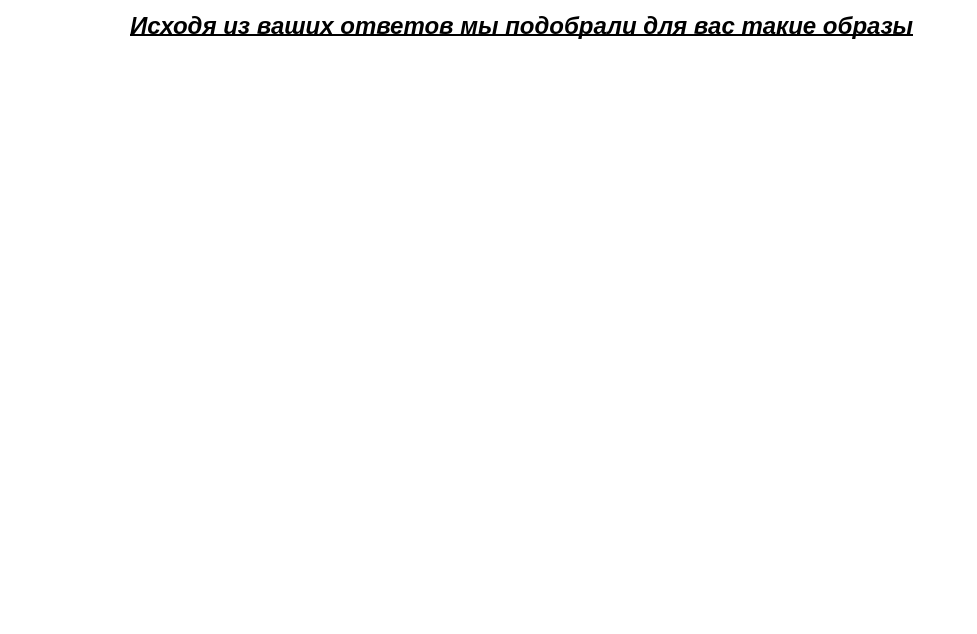
<?xml version="1.0" encoding="UTF-8"?>
<ui version="4.0">
 <class>ThirdWindow</class>
 <widget class="QDialog" name="ThirdWindow">
  <property name="geometry">
   <rect>
    <x>0</x>
    <y>0</y>
    <width>977</width>
    <height>634</height>
   </rect>
  </property>
  <property name="palette">
   <palette>
    <active>
     <colorrole role="WindowText">
      <brush brushstyle="SolidPattern">
       <color alpha="255">
        <red>0</red>
        <green>0</green>
        <blue>0</blue>
       </color>
      </brush>
     </colorrole>
     <colorrole role="Button">
      <brush brushstyle="SolidPattern">
       <color alpha="255">
        <red>255</red>
        <green>255</green>
        <blue>255</blue>
       </color>
      </brush>
     </colorrole>
     <colorrole role="Light">
      <brush brushstyle="SolidPattern">
       <color alpha="255">
        <red>255</red>
        <green>255</green>
        <blue>255</blue>
       </color>
      </brush>
     </colorrole>
     <colorrole role="Midlight">
      <brush brushstyle="SolidPattern">
       <color alpha="255">
        <red>255</red>
        <green>255</green>
        <blue>255</blue>
       </color>
      </brush>
     </colorrole>
     <colorrole role="Dark">
      <brush brushstyle="SolidPattern">
       <color alpha="255">
        <red>127</red>
        <green>127</green>
        <blue>127</blue>
       </color>
      </brush>
     </colorrole>
     <colorrole role="Mid">
      <brush brushstyle="SolidPattern">
       <color alpha="255">
        <red>170</red>
        <green>170</green>
        <blue>170</blue>
       </color>
      </brush>
     </colorrole>
     <colorrole role="Text">
      <brush brushstyle="SolidPattern">
       <color alpha="255">
        <red>0</red>
        <green>0</green>
        <blue>0</blue>
       </color>
      </brush>
     </colorrole>
     <colorrole role="BrightText">
      <brush brushstyle="SolidPattern">
       <color alpha="255">
        <red>255</red>
        <green>255</green>
        <blue>255</blue>
       </color>
      </brush>
     </colorrole>
     <colorrole role="ButtonText">
      <brush brushstyle="SolidPattern">
       <color alpha="255">
        <red>0</red>
        <green>0</green>
        <blue>0</blue>
       </color>
      </brush>
     </colorrole>
     <colorrole role="Base">
      <brush brushstyle="SolidPattern">
       <color alpha="255">
        <red>255</red>
        <green>255</green>
        <blue>255</blue>
       </color>
      </brush>
     </colorrole>
     <colorrole role="Window">
      <brush brushstyle="SolidPattern">
       <color alpha="255">
        <red>255</red>
        <green>255</green>
        <blue>255</blue>
       </color>
      </brush>
     </colorrole>
     <colorrole role="Shadow">
      <brush brushstyle="SolidPattern">
       <color alpha="255">
        <red>0</red>
        <green>0</green>
        <blue>0</blue>
       </color>
      </brush>
     </colorrole>
     <colorrole role="AlternateBase">
      <brush brushstyle="SolidPattern">
       <color alpha="255">
        <red>255</red>
        <green>255</green>
        <blue>255</blue>
       </color>
      </brush>
     </colorrole>
     <colorrole role="ToolTipBase">
      <brush brushstyle="SolidPattern">
       <color alpha="255">
        <red>255</red>
        <green>255</green>
        <blue>220</blue>
       </color>
      </brush>
     </colorrole>
     <colorrole role="ToolTipText">
      <brush brushstyle="SolidPattern">
       <color alpha="255">
        <red>0</red>
        <green>0</green>
        <blue>0</blue>
       </color>
      </brush>
     </colorrole>
     <colorrole role="PlaceholderText">
      <brush brushstyle="SolidPattern">
       <color alpha="127">
        <red>0</red>
        <green>0</green>
        <blue>0</blue>
       </color>
      </brush>
     </colorrole>
     <colorrole role="Accent">
      <brush brushstyle="SolidPattern">
       <color alpha="255">
        <red>255</red>
        <green>255</green>
        <blue>255</blue>
       </color>
      </brush>
     </colorrole>
    </active>
    <inactive>
     <colorrole role="WindowText">
      <brush brushstyle="SolidPattern">
       <color alpha="255">
        <red>0</red>
        <green>0</green>
        <blue>0</blue>
       </color>
      </brush>
     </colorrole>
     <colorrole role="Button">
      <brush brushstyle="SolidPattern">
       <color alpha="255">
        <red>255</red>
        <green>255</green>
        <blue>255</blue>
       </color>
      </brush>
     </colorrole>
     <colorrole role="Light">
      <brush brushstyle="SolidPattern">
       <color alpha="255">
        <red>255</red>
        <green>255</green>
        <blue>255</blue>
       </color>
      </brush>
     </colorrole>
     <colorrole role="Midlight">
      <brush brushstyle="SolidPattern">
       <color alpha="255">
        <red>255</red>
        <green>255</green>
        <blue>255</blue>
       </color>
      </brush>
     </colorrole>
     <colorrole role="Dark">
      <brush brushstyle="SolidPattern">
       <color alpha="255">
        <red>127</red>
        <green>127</green>
        <blue>127</blue>
       </color>
      </brush>
     </colorrole>
     <colorrole role="Mid">
      <brush brushstyle="SolidPattern">
       <color alpha="255">
        <red>170</red>
        <green>170</green>
        <blue>170</blue>
       </color>
      </brush>
     </colorrole>
     <colorrole role="Text">
      <brush brushstyle="SolidPattern">
       <color alpha="255">
        <red>0</red>
        <green>0</green>
        <blue>0</blue>
       </color>
      </brush>
     </colorrole>
     <colorrole role="BrightText">
      <brush brushstyle="SolidPattern">
       <color alpha="255">
        <red>255</red>
        <green>255</green>
        <blue>255</blue>
       </color>
      </brush>
     </colorrole>
     <colorrole role="ButtonText">
      <brush brushstyle="SolidPattern">
       <color alpha="255">
        <red>0</red>
        <green>0</green>
        <blue>0</blue>
       </color>
      </brush>
     </colorrole>
     <colorrole role="Base">
      <brush brushstyle="SolidPattern">
       <color alpha="255">
        <red>255</red>
        <green>255</green>
        <blue>255</blue>
       </color>
      </brush>
     </colorrole>
     <colorrole role="Window">
      <brush brushstyle="SolidPattern">
       <color alpha="255">
        <red>255</red>
        <green>255</green>
        <blue>255</blue>
       </color>
      </brush>
     </colorrole>
     <colorrole role="Shadow">
      <brush brushstyle="SolidPattern">
       <color alpha="255">
        <red>0</red>
        <green>0</green>
        <blue>0</blue>
       </color>
      </brush>
     </colorrole>
     <colorrole role="AlternateBase">
      <brush brushstyle="SolidPattern">
       <color alpha="255">
        <red>255</red>
        <green>255</green>
        <blue>255</blue>
       </color>
      </brush>
     </colorrole>
     <colorrole role="ToolTipBase">
      <brush brushstyle="SolidPattern">
       <color alpha="255">
        <red>255</red>
        <green>255</green>
        <blue>220</blue>
       </color>
      </brush>
     </colorrole>
     <colorrole role="ToolTipText">
      <brush brushstyle="SolidPattern">
       <color alpha="255">
        <red>0</red>
        <green>0</green>
        <blue>0</blue>
       </color>
      </brush>
     </colorrole>
     <colorrole role="PlaceholderText">
      <brush brushstyle="SolidPattern">
       <color alpha="127">
        <red>0</red>
        <green>0</green>
        <blue>0</blue>
       </color>
      </brush>
     </colorrole>
     <colorrole role="Accent">
      <brush brushstyle="SolidPattern">
       <color alpha="255">
        <red>255</red>
        <green>255</green>
        <blue>255</blue>
       </color>
      </brush>
     </colorrole>
    </inactive>
    <disabled>
     <colorrole role="WindowText">
      <brush brushstyle="SolidPattern">
       <color alpha="255">
        <red>127</red>
        <green>127</green>
        <blue>127</blue>
       </color>
      </brush>
     </colorrole>
     <colorrole role="Button">
      <brush brushstyle="SolidPattern">
       <color alpha="255">
        <red>255</red>
        <green>255</green>
        <blue>255</blue>
       </color>
      </brush>
     </colorrole>
     <colorrole role="Light">
      <brush brushstyle="SolidPattern">
       <color alpha="255">
        <red>255</red>
        <green>255</green>
        <blue>255</blue>
       </color>
      </brush>
     </colorrole>
     <colorrole role="Midlight">
      <brush brushstyle="SolidPattern">
       <color alpha="255">
        <red>255</red>
        <green>255</green>
        <blue>255</blue>
       </color>
      </brush>
     </colorrole>
     <colorrole role="Dark">
      <brush brushstyle="SolidPattern">
       <color alpha="255">
        <red>127</red>
        <green>127</green>
        <blue>127</blue>
       </color>
      </brush>
     </colorrole>
     <colorrole role="Mid">
      <brush brushstyle="SolidPattern">
       <color alpha="255">
        <red>170</red>
        <green>170</green>
        <blue>170</blue>
       </color>
      </brush>
     </colorrole>
     <colorrole role="Text">
      <brush brushstyle="SolidPattern">
       <color alpha="255">
        <red>127</red>
        <green>127</green>
        <blue>127</blue>
       </color>
      </brush>
     </colorrole>
     <colorrole role="BrightText">
      <brush brushstyle="SolidPattern">
       <color alpha="255">
        <red>255</red>
        <green>255</green>
        <blue>255</blue>
       </color>
      </brush>
     </colorrole>
     <colorrole role="ButtonText">
      <brush brushstyle="SolidPattern">
       <color alpha="255">
        <red>127</red>
        <green>127</green>
        <blue>127</blue>
       </color>
      </brush>
     </colorrole>
     <colorrole role="Base">
      <brush brushstyle="SolidPattern">
       <color alpha="255">
        <red>255</red>
        <green>255</green>
        <blue>255</blue>
       </color>
      </brush>
     </colorrole>
     <colorrole role="Window">
      <brush brushstyle="SolidPattern">
       <color alpha="255">
        <red>255</red>
        <green>255</green>
        <blue>255</blue>
       </color>
      </brush>
     </colorrole>
     <colorrole role="Shadow">
      <brush brushstyle="SolidPattern">
       <color alpha="255">
        <red>0</red>
        <green>0</green>
        <blue>0</blue>
       </color>
      </brush>
     </colorrole>
     <colorrole role="AlternateBase">
      <brush brushstyle="SolidPattern">
       <color alpha="255">
        <red>255</red>
        <green>255</green>
        <blue>255</blue>
       </color>
      </brush>
     </colorrole>
     <colorrole role="ToolTipBase">
      <brush brushstyle="SolidPattern">
       <color alpha="255">
        <red>255</red>
        <green>255</green>
        <blue>220</blue>
       </color>
      </brush>
     </colorrole>
     <colorrole role="ToolTipText">
      <brush brushstyle="SolidPattern">
       <color alpha="255">
        <red>0</red>
        <green>0</green>
        <blue>0</blue>
       </color>
      </brush>
     </colorrole>
     <colorrole role="PlaceholderText">
      <brush brushstyle="SolidPattern">
       <color alpha="127">
        <red>127</red>
        <green>127</green>
        <blue>127</blue>
       </color>
      </brush>
     </colorrole>
     <colorrole role="Accent">
      <brush brushstyle="SolidPattern">
       <color alpha="255">
        <red>255</red>
        <green>255</green>
        <blue>255</blue>
       </color>
      </brush>
     </colorrole>
    </disabled>
   </palette>
  </property>
  <property name="windowTitle">
   <string>Dialog</string>
  </property>
  <widget class="QLabel" name="label_5">
   <property name="geometry">
    <rect>
     <x>130</x>
     <y>10</y>
     <width>951</width>
     <height>31</height>
    </rect>
   </property>
   <property name="font">
    <font>
     <pointsize>18</pointsize>
     <italic>true</italic>
     <bold>true</bold>
     <underline>true</underline>
    </font>
   </property>
   <property name="text">
    <string>Исходя из ваших ответов мы подобрали для вас такие образы</string>
   </property>
  </widget>
  <widget class="QLabel" name="img1">
   <property name="geometry">
    <rect>
     <x>90</x>
     <y>70</y>
     <width>401</width>
     <height>555</height>
    </rect>
   </property>
   <property name="text">
    <string/>
   </property>
   <property name="pixmap">
    <pixmap>img/shapki11-15.png</pixmap>
   </property>
   <property name="scaledContents">
    <bool>true</bool>
   </property>
  </widget>
  <widget class="QLabel" name="img2">
   <property name="geometry">
    <rect>
     <x>490</x>
     <y>70</y>
     <width>401</width>
     <height>555</height>
    </rect>
   </property>
   <property name="text">
    <string/>
   </property>
  </widget>
 </widget>
 <resources/>
 <connections/>
</ui>
